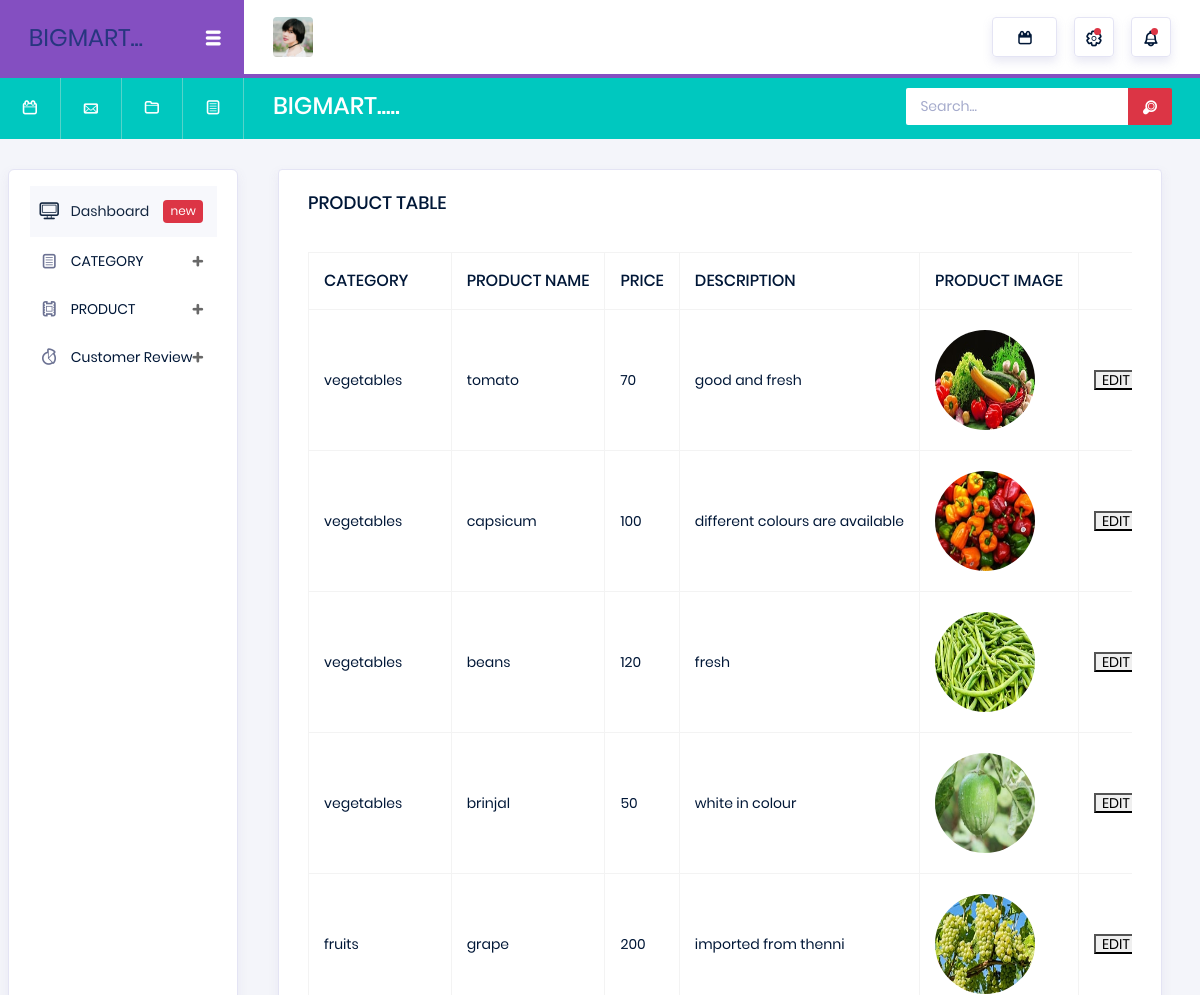
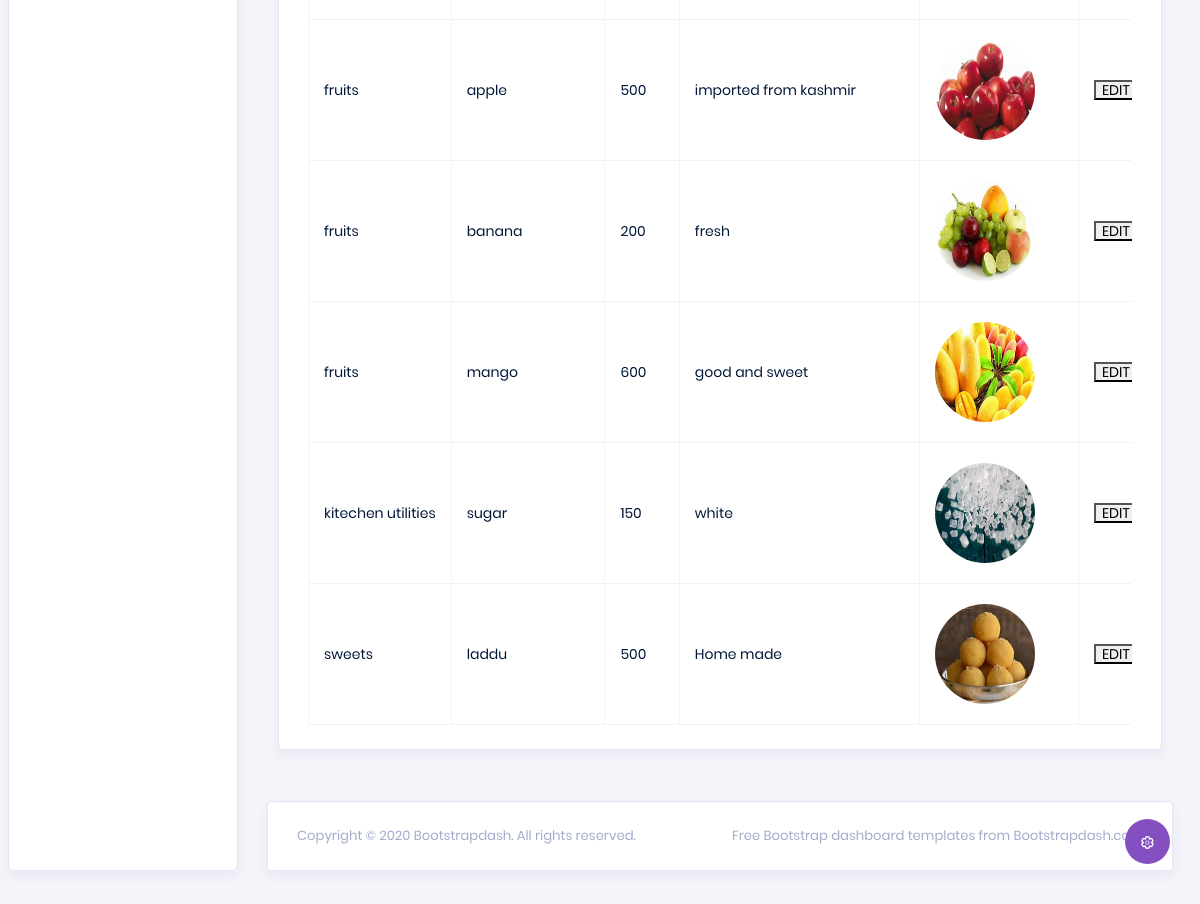
The app's page /Backend/view_product/ with its own data (2 pictures, top to bottom).
### Backend/models.py (models this page shows)
class product_db(models.Model):
    Category=models.CharField(max_length=100,blank=True,null=True)
    Product_name=models.CharField(max_length=100,blank=True,null=True)
    Price=models.IntegerField(null=True,blank=True)
    pro_Description=models.CharField(max_length=100,blank=True,null=True)
    pro_image=models.ImageField(upload_to="category images",null=True,blank=True)

### Backend/views.py (the view)
# urls.py: path('view_product/',views.view_product,name="view_product"),
def view_product(req):
    data=product_db.objects.all()
    return render(req,"display_product.html",{'data':data})

### Backend/templates/display_product.html (shortened to what this page needs)
<!DOCTYPE html>
{%extends 'index.html'%}
{%block content%}
<html lang="en">
<head>
</head>
<body>
<div class="col-lg-12 grid-margin stretch-card">
              <div class="card">
                <div class="card-body">
                  <h4 class="card-title">PRODUCT TABLE</h4>
                  <div class="table-responsive pt-3">
                    <table class="table table-bordered">
                      <thead>
                        <tr>
                          <th>CATEGORY </th>
                            <th>PRODUCT NAME</th>
                            <th>PRICE</th>
                            <th>DESCRIPTION</th>
                            <th>PRODUCT IMAGE</th>
                        </tr>
                      </thead>
                      <tbody>
                      {%for i in data%}
                       <tr>
                           <td>{{i.Category}}</td>
                           <td>{{i.Product_name}}</td>
                           <td>{{i.Price}}</td>
                           <td>{{i.pro_Description}}</td>
                           <td><img src="{{i.pro_image.url}}" style="border-radius:55%;height:100px;width:100px"></td>
                           <td><a href="{%url 'edit_product' pid=i.id %}"><button>EDIT</button></a></td>
                       </tr>
                      {%endfor%}
                      </tbody>
                    </table>
                  </div>
                </div>
              </div>
            </div>
</body>
</html>
{%endblock%}

### Backend/templates/index.html (shortened to what this page needs)
<!DOCTYPE html>
{% load static %}
<html lang="en">
<head>
  <link rel="stylesheet" href="{% static 'vendors/typicons/typicons.css'%}">
  <link rel="stylesheet" href="{% static 'vendors/css/vendor.bundle.base.css'%}">
  <link rel="stylesheet" href="{% static 'css/vertical-layout-light/style.css'%}">
</head>
<body>
  <div class="container-scroller">
    <nav class="navbar col-lg-12 col-12 p-0 fixed-top d-flex flex-row">
      <div class="navbar-brand-wrapper d-flex justify-content-center">
        <div class="navbar-brand-inner-wrapper d-flex justify-content-between align-items-center w-100">
          <a class="navbar-brand brand-logo" href="index.html">BIGMART...</a>
          <button class="navbar-toggler navbar-toggler align-self-center" type="button" data-toggle="minimize">
            <span class="typcn typcn-th-menu"></span>
          </button>
        </div>
      </div>
      <div class="navbar-menu-wrapper d-flex align-items-center justify-content-end">
        <ul class="navbar-nav mr-lg-2">
          <li class="nav-item nav-profile dropdown">
            <a class="nav-link" href="#" data-toggle="dropdown" id="profileDropdown">
              <img src="{% static 'images/faces/face5.jpg'%}" alt="profile"/>
            </a>
          </li>
        </ul>
        <ul class="navbar-nav navbar-nav-right">
          <li class="nav-item nav-date dropdown">
            <a class="nav-link d-flex justify-content-center align-items-center" href="javascript:;">
              <i class="typcn typcn-calendar"></i>
            </a>
          </li>
          <li class="nav-item dropdown">
            <a class="nav-link count-indicator dropdown-toggle d-flex justify-content-center align-items-center" id="messageDropdown" href="#" data-toggle="dropdown">
              <i class="typcn typcn-cog-outline mx-0"></i>
              <span class="count"></span>
            </a>
          </li>
          <li class="nav-item dropdown mr-0">
            <a class="nav-link count-indicator dropdown-toggle d-flex align-items-center justify-content-center" id="notificationDropdown" href="#" data-toggle="dropdown">
              <i class="typcn typcn-bell mx-0"></i>
              <span class="count"></span>
            </a>
          </li>
        </ul>
      </div>
    </nav>
    <nav class="navbar-breadcrumb col-xl-12 col-12 d-flex flex-row p-0">
      <div class="navbar-links-wrapper d-flex align-items-stretch">
        <div class="nav-link">
          <a href="javascript:;"><i class="typcn typcn-calendar-outline"></i></a>
        </div>
        <div class="nav-link">
          <a href="javascript:;"><i class="typcn typcn-mail"></i></a>
        </div>
        <div class="nav-link">
          <a href="javascript:;"><i class="typcn typcn-folder"></i></a>
        </div>
        <div class="nav-link">
          <a href="javascript:;"><i class="typcn typcn-document-text"></i></a>
        </div>
      </div>
      <div class="navbar-menu-wrapper d-flex align-items-center justify-content-end">
        <ul class="navbar-nav mr-lg-2">
          <li class="nav-item ml-0">
            <h4 class="mb-0">BIGMART.....</h4>
          </li>
        </ul>
        <ul class="navbar-nav navbar-nav-right">
          <li class="nav-item nav-search d-none d-md-block mr-0">
            <div class="input-group">
              <input type="text" class="form-control" placeholder="Search..." aria-label="search" aria-describedby="search">
              <div class="input-group-prepend">
                <span class="input-group-text" id="search">
                  <i class="typcn typcn-zoom"></i>
                </span>
              </div>
            </div>
          </li>
        </ul>
      </div>
    </nav>
    <div class="container-fluid page-body-wrapper">
      <div class="theme-setting-wrapper">
        <div id="settings-trigger"><i class="typcn typcn-cog-outline"></i></div>
      </div>
      <nav class="sidebar sidebar-offcanvas" id="sidebar">
        <ul class="nav">
          <li class="nav-item">
            <a class="nav-link" href="index.html">
              <i class="typcn typcn-device-desktop menu-icon"></i>
              <span class="menu-title">Dashboard</span>
              <div class="badge badge-danger">new</div>
            </a>
          </li>
          <li class="nav-item">
            <a class="nav-link" data-toggle="collapse" href="#ui-basic" aria-expanded="false" aria-controls="ui-basic">
              <i class="typcn typcn-document-text menu-icon"></i>
              <span class="menu-title">CATEGORY</span>
              <i class="menu-arrow"></i>
            </a>
          </li>
          <li class="nav-item">
            <a class="nav-link" data-toggle="collapse" href="#form-elements" aria-expanded="false" aria-controls="form-elements">
              <i class="typcn typcn-film menu-icon"></i>
              <span class="menu-title">PRODUCT</span>
              <i class="menu-arrow"></i>
            </a>
          </li>
          <li class="nav-item">
            <a class="nav-link" data-toggle="collapse" href="#charts" aria-expanded="false" aria-controls="charts">
              <i class="typcn typcn-chart-pie-outline menu-icon"></i>
              <span class="menu-title">Customer Review</span>
              <i class="menu-arrow"></i>
            </a>
          </li>
        </ul>
      </nav>
      <div class="main-panel">
        <div class="content-wrapper">
          {% block content %}{%endblock%}
        </div>
        <footer class="footer">
            <div class="card">
                <div class="card-body">
                    <div class="d-sm-flex justify-content-center justify-content-sm-between">
                        <span class="text-muted text-center text-sm-left d-block d-sm-inline-block">Copyright © 2020 <a href="https://www.bootstrapdash.com/" class="text-muted" target="_blank">Bootstrapdash</a>. All rights reserved.</span>
                        <span class="float-none float-sm-right d-block mt-1 mt-sm-0 text-center text-muted">Free <a href="https://www.bootstrapdash.com/" class="text-muted" target="_blank">Bootstrap dashboard</a> templates from Bootstrapdash.com</span>
                    </div>
                </div>
            </div>
        </footer>
      </div>
    </div>
  </div>
</body>
</html>

### records on screen
product_db: Category "vegetables", Product_name "tomato", Price "70", pro_Description "good and fresh", pro_image (picture)
product_db: Category "vegetables", Product_name "capsicum", Price "100", pro_Description "different colours are available", pro_image (picture)
product_db: Category "vegetables", Product_name "beans", Price "120", pro_Description "fresh", pro_image (picture)
product_db: Category "vegetables", Product_name "brinjal", Price "50", pro_Description "white in colour", pro_image (picture)
product_db: Category "fruits", Product_name "grape", Price "200", pro_Description "imported from thenni", pro_image (picture)
product_db: Category "fruits", Product_name "apple", Price "500", pro_Description "imported from kashmir", pro_image (picture)
product_db: Category "fruits", Product_name "banana", Price "200", pro_Description "fresh", pro_image (picture)
product_db: Category "fruits", Product_name "mango", Price "600", pro_Description "good and sweet", pro_image (picture)
product_db: Category "kitechen utilities", Product_name "sugar", Price "150", pro_Description "white", pro_image (picture)
product_db: Category "sweets", Product_name "laddu", Price "500", pro_Description "Home made", pro_image (picture)
